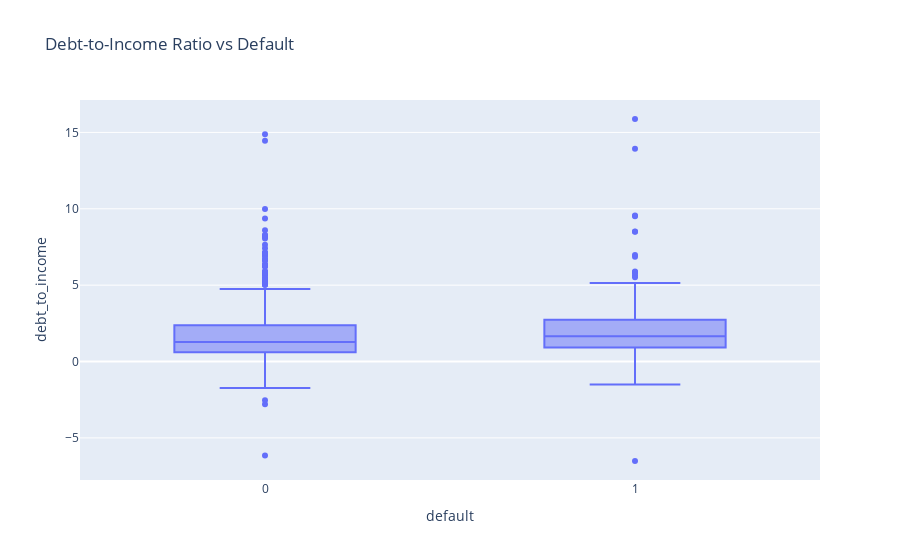
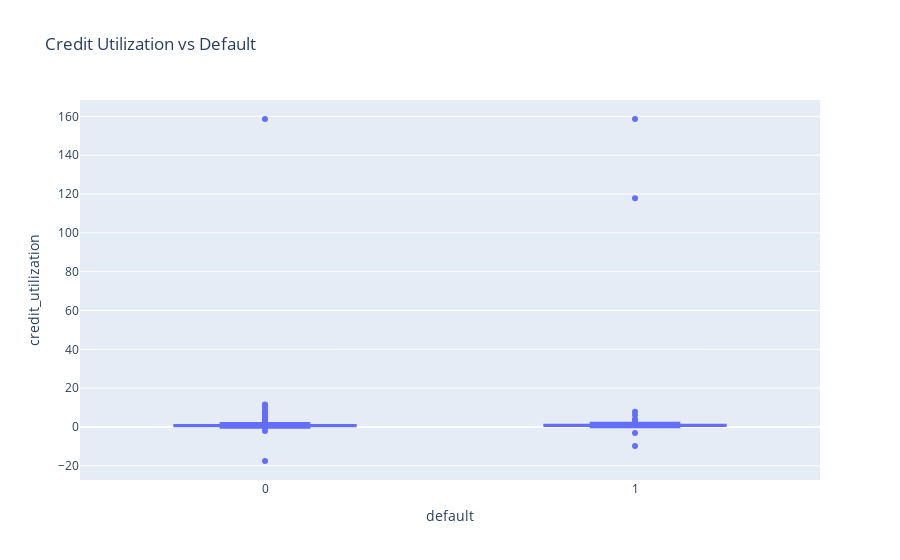
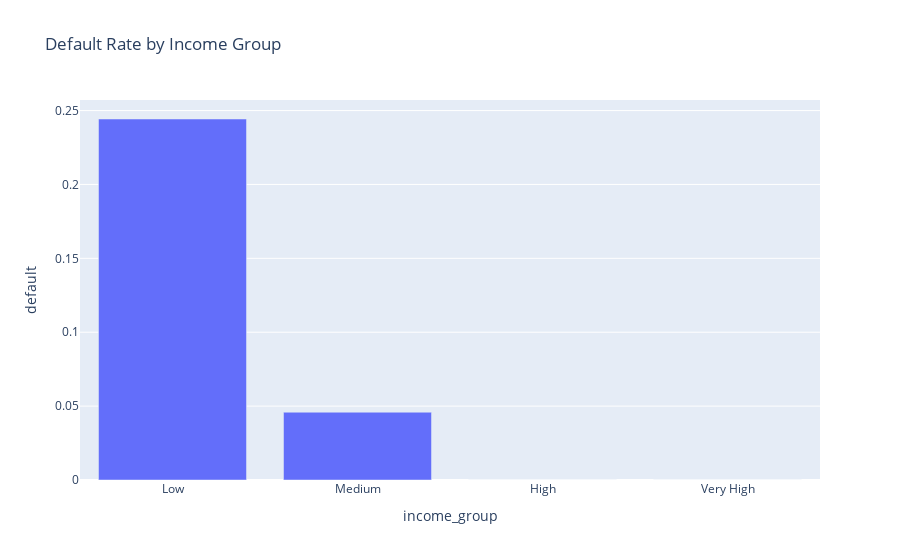

The notebook cell these images were saved under, in order:
### Markdown cell above
## 🔍 Feature Insights After Engineering

Now that we created **debt-to-income ratio, credit utilization, age groups, and income groups**, we can visualize how these engineered features relate to default risk.

The goal is to see whether these transformations reveal clearer patterns compared to the raw features.

### Code cell
# Debt-to-Income vs Default
fig1 = px.box(
    df,
    x='default',
    y='debt_to_income',
    title='Debt-to-Income Ratio vs Default',
)
fig1.show()

# Credit Utilization vs Default
fig2 = px.box(
    df,
    x='default',
    y='credit_utilization',
    title='Credit Utilization vs Default',
)
fig2.show()

# Default rate by Income Group
income_group_default = df.groupby('income_group')['default'].mean().reset_index()
fig3 = px.bar(income_group_default, x='income_group', y='default', title='Default Rate by Income Group')
fig3.show()

# Default rate by Age Group
age_group_default = df.groupby('age_group')['default'].mean().reset_index()
fig4 = px.bar(age_group_default, x='age_group', y='default', title='Default Rate by Age Group')
fig4.show()

### Figure 1 — Plotly figure (JSON) as saved in the notebook; plotly's stock layout.template omitted (floating-point values rounded to 4 significant figures; data arrays with more than 128 entries replaced by an {"elided": "..."} marker saying what was removed)
{"data": [{"alignmentgroup": "True", "hovertemplate": "default=%{x}<br>debt_to_income=%{y}<extra></extra>", "legendgroup": "", "marker": {"color": "#636efa"}, "name": "", "notched": false, "offsetgroup": "", "orientation": "v", "showlegend": false, "type": "box", "x": {"elided": "1010 int values"}, "x0": " ", "xaxis": "x", "y": {"elided": "1010 float values"}, "y0": " ", "yaxis": "y"}], "layout": {"boxmode": "group", "legend": {"tracegroupgap": 0}, "title": {"text": "Debt-to-Income Ratio vs Default"}, "xaxis": {"anchor": "y", "domain": [0, 1], "title": {"text": "default"}}, "yaxis": {"anchor": "x", "domain": [0, 1], "title": {"text": "debt_to_income"}}}}

### Figure 2 — Plotly figure (JSON) as saved in the notebook; plotly's stock layout.template omitted (floating-point values rounded to 4 significant figures; data arrays with more than 128 entries replaced by an {"elided": "..."} marker saying what was removed)
{"data": [{"alignmentgroup": "True", "hovertemplate": "default=%{x}<br>credit_utilization=%{y}<extra></extra>", "legendgroup": "", "marker": {"color": "#636efa"}, "name": "", "notched": false, "offsetgroup": "", "orientation": "v", "showlegend": false, "type": "box", "x": {"elided": "1010 int values"}, "x0": " ", "xaxis": "x", "y": {"elided": "1010 float values"}, "y0": " ", "yaxis": "y"}], "layout": {"boxmode": "group", "legend": {"tracegroupgap": 0}, "title": {"text": "Credit Utilization vs Default"}, "xaxis": {"anchor": "y", "domain": [0, 1], "title": {"text": "default"}}, "yaxis": {"anchor": "x", "domain": [0, 1], "title": {"text": "credit_utilization"}}}}

### Figure 3 — Plotly figure (JSON) as saved in the notebook; plotly's stock layout.template omitted (floating-point values rounded to 4 significant figures)
{"data": [{"alignmentgroup": "True", "hovertemplate": "income_group=%{x}<br>default=%{y}<extra></extra>", "legendgroup": "", "marker": {"color": "#636efa", "pattern": {"shape": ""}}, "name": "", "offsetgroup": "", "orientation": "v", "showlegend": false, "textposition": "auto", "type": "bar", "x": ["Low", "Medium", "High", "Very High"], "xaxis": "x", "y": [0.2443, 0.04587, 0, 0], "yaxis": "y"}], "layout": {"barmode": "relative", "legend": {"tracegroupgap": 0}, "title": {"text": "Default Rate by Income Group"}, "xaxis": {"anchor": "y", "domain": [0, 1], "title": {"text": "income_group"}}, "yaxis": {"anchor": "x", "domain": [0, 1], "title": {"text": "default"}}}}
